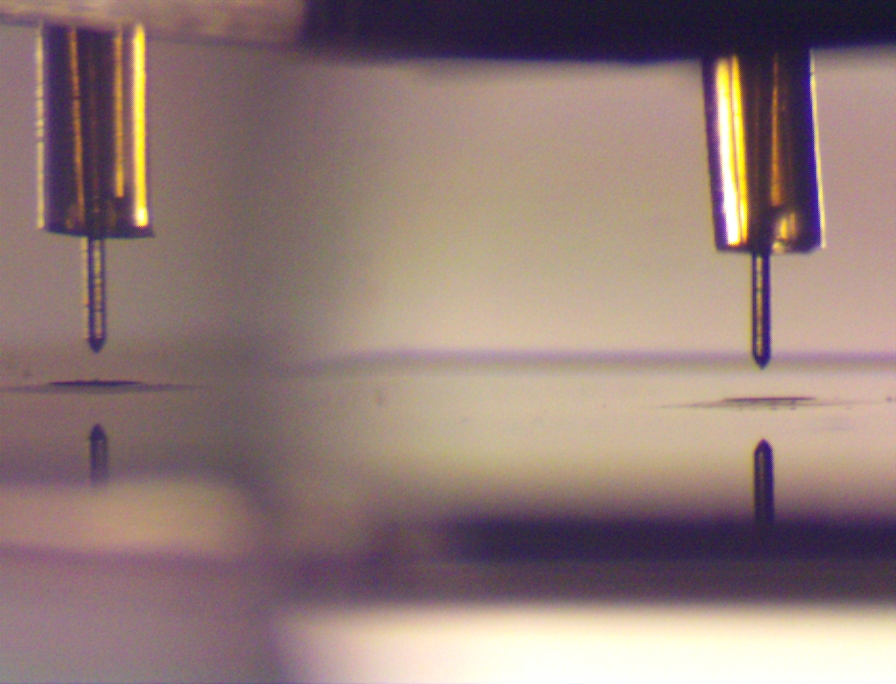
#> input picture image.jpg, 896 x 684 px
$ python -i concentricity.py   (imports and definitions only)
#> lines starting #> are read from the running program, lines starting #| are printed output that depends on the picture
#> further down, picture is the input picture: shape (684, 896, 3); mean B, G, R 119.9, 123.5, 145.9
"""This python script detects the outer most circle and gives its center to compare it to the emitter.

Author: Anshul Gupta

Usage:
As a script:
    python concentricity.py [-h] [-c CONFIG] [-s] [--show-extra] [-v] [--show-ignored] [-p] FILE

    positional arguments:
        FILE                        File to analyze

    optional arguments:
        -h, --help                  Show help message
        -c CONFIG, --config CONFIG  Provide config file
        -s, --show                  Show main openCV windows
        --show-extra                Show debug openCV windows. This will also enable -s flag
        -v, --verbose               Show debug log. This will show some of the inner workings
        --show-ignored              Show ignored warnings. Enabling this will show the suppressed runtime warnings
        -p, --show-plots            Show plots of curve fitting. Use this to debug poor curve fits

As a module:
    >>> import concentricity as con
    >>> import cv2

    Config file must be provided before module can be used
    >>> con.process_config('config.ini')

    Use process_image function to get center and radius
    >>> image = cv2.imread('image.png')
    >>> con.process_image(image)

    If save folder is defined in config file, files will be stored in 'save_folder/import'

Config file (Options with values are recommended values):
    [CROP]                          Options for cropping image
    x1 =                            Left x position, leave x1 blank for no crop and to ignore rest of CROP options
    x2 =                            Right x position
    y1 =                            Top y position
    y2 =                            Bottom y position

    [EDGE DETECTION]                Options for Edge Detection
    filter = 30                     Diameter of pixel neighborhood for bilateral filter, std of color space is filter*2,
                                    std of coord space is filter / 2
    edge low = 150                  Canny Edge Detection minVal
    edge high = 200                 Canny Edge Detection maxVal

    [CIRCLE FIT]                    Options for Fitting the Circle
    high cutoff = 50                Starting Cutoff residual. Lower values will aggressively cutoff more values.
                                    Higher values may require more runs to remove outliers
    low cutoff = 2.5                Final Cutoff residual. Lower values may cutoff good values. Higher values may
                                    leave outliers in final fit
    runs = 10                       Number of residual cuts and refits. More runs increase processing time
    method = 3                      Method for determining final circle. 3 uses a circumcircle, which produces better
                                    results. 4 uses cardinal points which may be more inaccurate

    [OUTPUT]                        Options for Output images
    zoom size = 100                 Size to zoom into. Zoom will be a square in the center of the picture
    save folder =                   Folder to save files to. Put as blank for no output
    save type = png                 Type to save images as
"""

import argparse
import configparser
import logging
import os
import warnings

import cv2
import numpy as np
from matplotlib import pyplot as plt
from scipy import optimize

# Parse Arguments
parser = argparse.ArgumentParser(description="Checks if emitter is located at the center of the outer circle")
# [14 lines not run here, left out]

# if showing debug, the regular ones should be shown too
# [2 lines that did not run here, left out]

# [9 lines not run here, left out]

# Setup config variables
x1, x2, y1, y2, filter_val, edge_low, edge_high, \
high_cutoff, low_cutoff, runs, method, zoom_size, save_folder, save_type = [None] * 14

file_name = 'import'


# [186 lines left out: functions process_config, calc_R, f, fit, fit_circle, get_points and 1 more, not called in this run]


def get_center(img):
    """Gets the center and radius of outer circle in an image

    :param img: Image in BGR format
    :type img: np.ndarray
    :return: (center, radius)
    :rtype: (np.ndarray, float)
    """
    gray: np.ndarray = cv2.cvtColor(img, cv2.COLOR_BGR2GRAY)  # Convert to grayscale
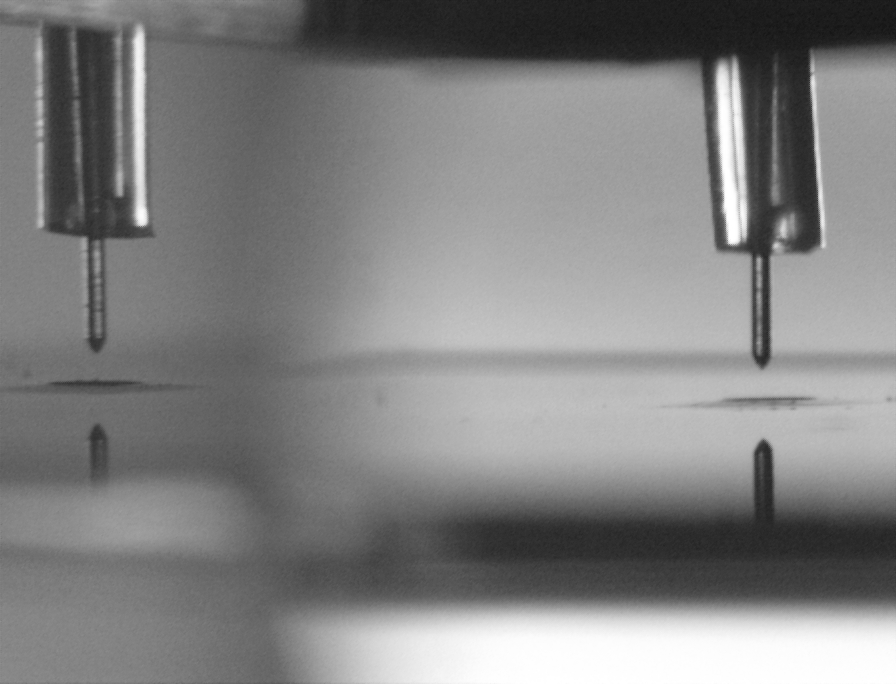
#> gray: shape (684, 896); min 19, max 255, mean 129.8
    gray = cv2.equalizeHist(gray)  # Equalize histogram and contrast
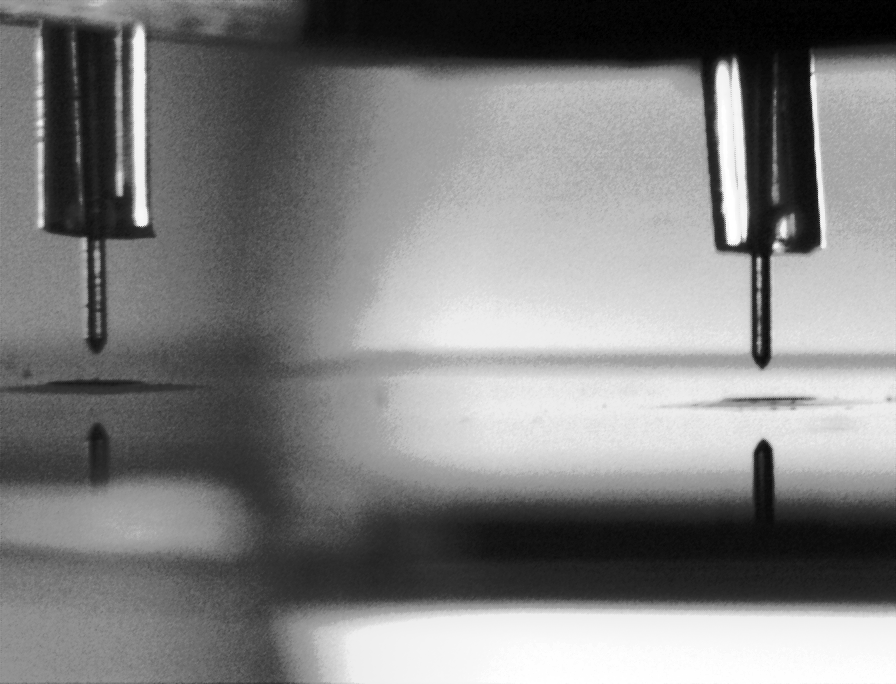
#> gray: shape (684, 896); min 0, max 255, mean 128.3
#> (the run stopped early here; a loop or call above may not have finished)
